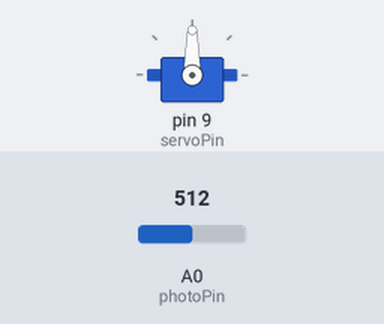
Bench run of a sketch on a simulated Arduino Uno, built with avr-gcc and run on an emulated ATmega328P. Shown: servo. The inputs (shaded band) are chosen by the test bench; at power-on: A0 (photoPin) = 512. What the sketch prints to the serial monitor is not drawn.

Above: at 1.2 s.
1.3 s: A0 (photoPin) set to 716
At 1.6 s:
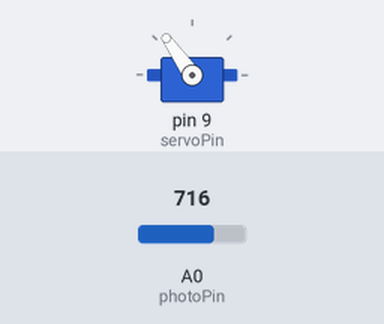
2.8 s: A0 (photoPin) set to 900
At 3.2 s:
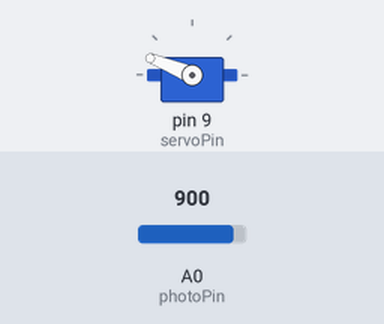
4.3 s: A0 (photoPin) set to 1023
At 4.8 s:
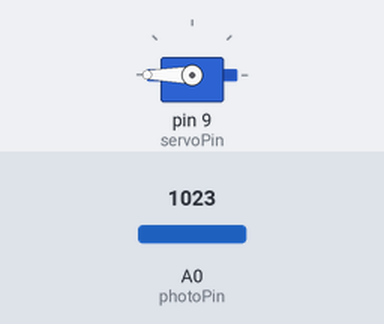
5.8 s: A0 (photoPin) set to 984
At 6.5 s:
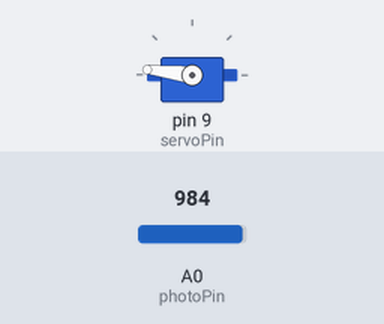
7.3 s: A0 (photoPin) set to 61
At 8.0 s:
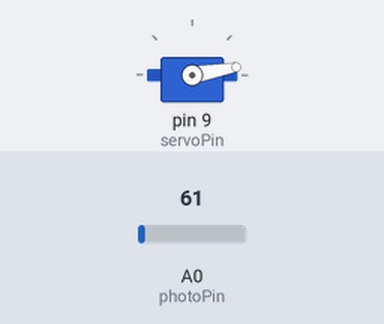
8.8 s: A0 (photoPin) set to 52
At 9.6 s:
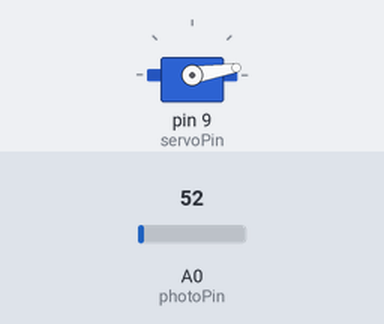
Timing chart, 0 to 11.8 s (numbered marks = the images above; inputs shaded):
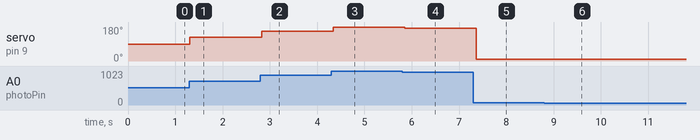

Measured:
- after the input at 1.3 s, servo on pin 9 (servoPin): 90° → 125° at once
- after the input at 2.8 s, servo on pin 9 (servoPin): 125° → 158° at once
- after the input at 4.3 s, servo on pin 9 (servoPin): 158° → 180° at once
- after the input at 5.8 s, servo on pin 9 (servoPin): 180° → 173° after 0.05 s
- after the input at 7.3 s, servo on pin 9 (servoPin): 173° → 10° after 0.06 s
- after the input at 8.8 s, servo on pin 9 (servoPin): 10° → 9° after 0.07 s

The sketch:

servo_motor_part1.ino
```cpp
// Light-Controlled Servo - Core Code
// Function: Control servo angle based on ambient light intensity

#include <Servo.h>  // Include servo library

Servo myServo;      // Create servo object
int servoPin = 9;   // Servo signal pin
int photoPin = A0;  // Photoresistor pin

void setup() {
  // Attach servo to specified pin
  myServo.attach(servoPin);
  // Initialize serial communication
  Serial.begin(9600);
}

void loop() {
  // Read photoresistor value (0-1023)
  int lightValue = analogRead(photoPin);

  // Map light value to servo angle (0-1023 → 0-180 degrees)
  // Brighter environment = larger servo angle; Darker environment = smaller servo angle
  int angle = map(lightValue, 0, 1023, 0, 180);

  // Control servo to move to calculated angle
  myServo.write(angle);

  // Display detailed information on serial monitor
  Serial.print("Ambient Light: ");
  Serial.print(lightValue);
  Serial.print(" → Servo Angle: ");
  Serial.print(angle);
  Serial.println("°");

  // Short delay
  delay(100);
}
```
